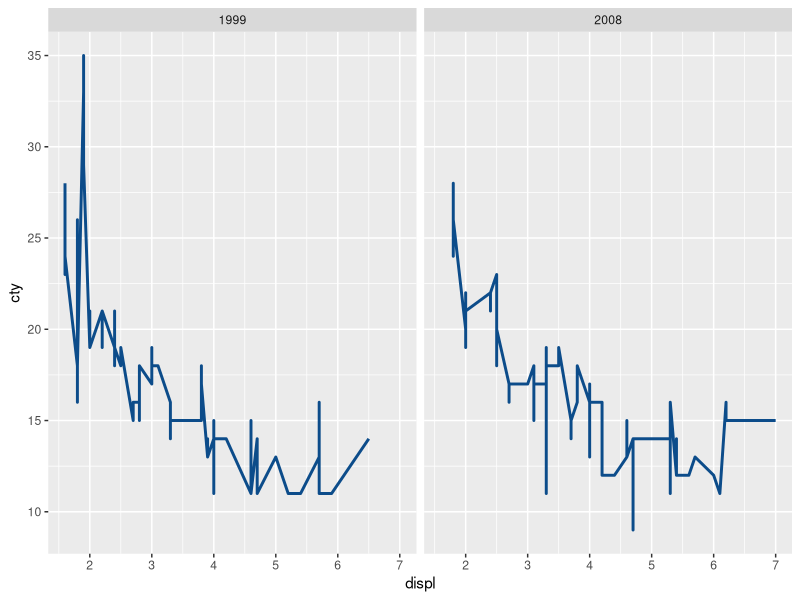
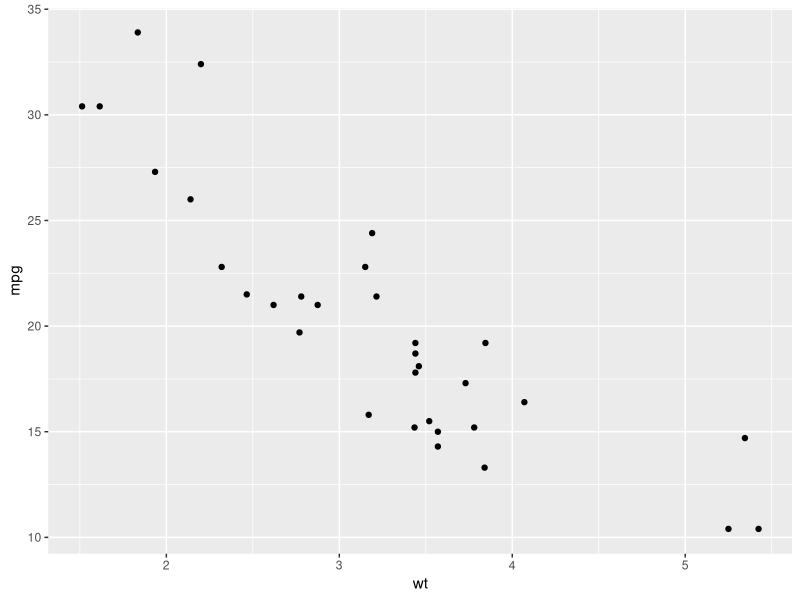
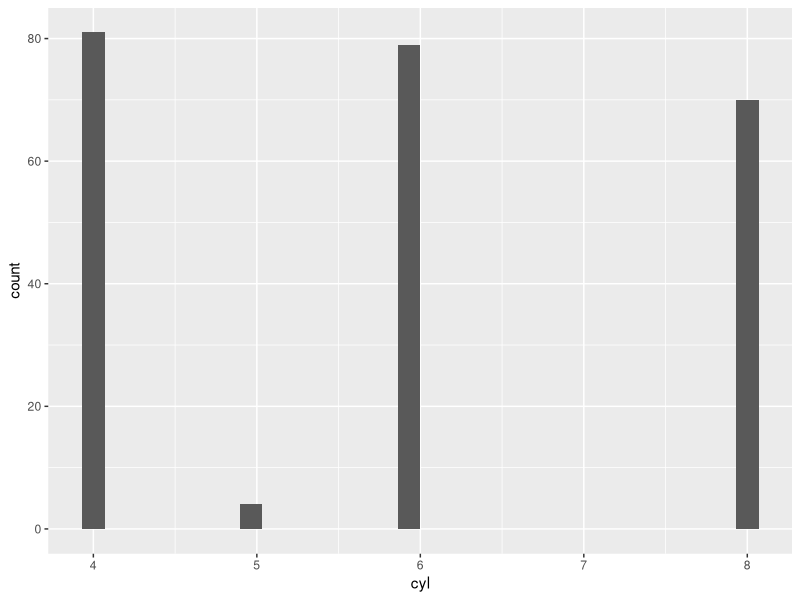
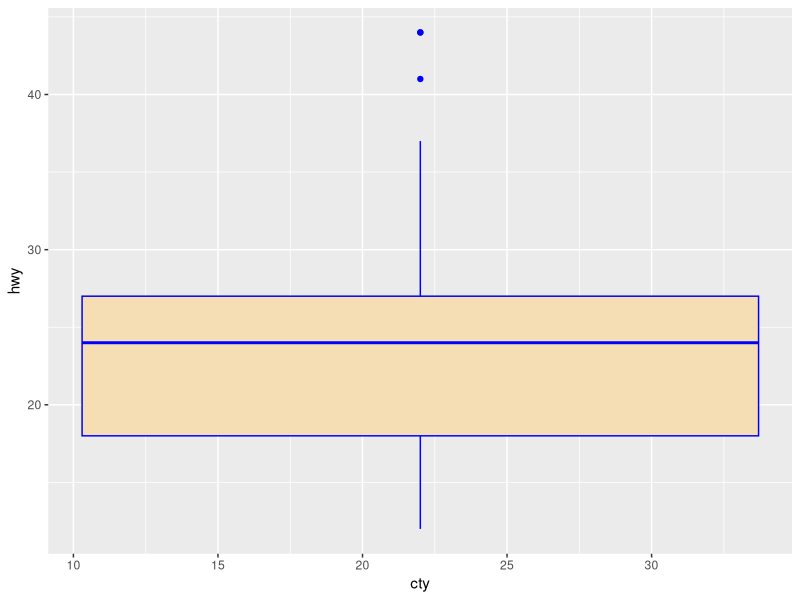
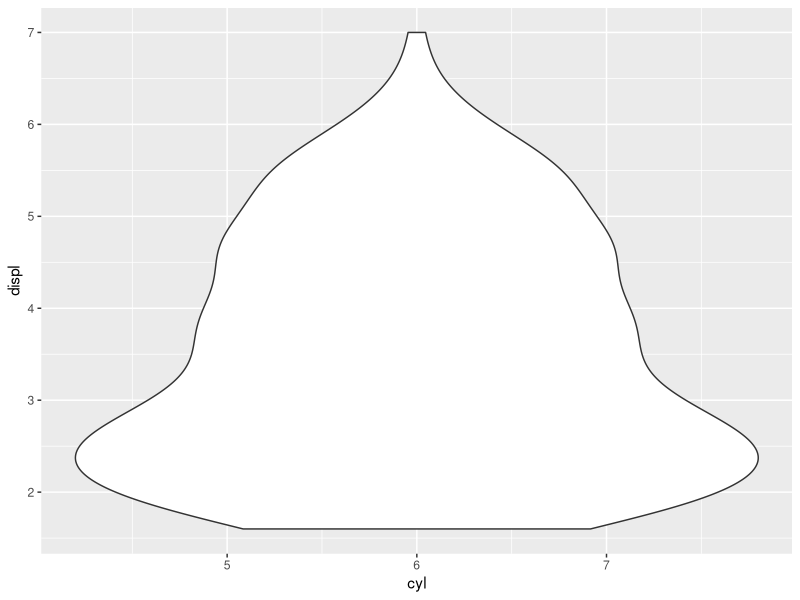

Recreate these plots in R, in order.
## ---- chunk 1
knitr::opts_chunk$set(echo = TRUE)
## ---- chunk 2
data() # Répertoriez tous les ensembles de données dans le package chargé.
data(package = .packages(all.available = TRUE)) # Lister tous les ensembles de données dans le package installé。
## ---- chunk 3
library(ggplot2)
head(mpg)
## ---- chunk 4
#install.packages("igraph")

ggplot(mpg) +
  aes(x = displ, y = cty) +
  geom_line(size = 1L, colour = "#0c4c8a") +
  theme_grey() +
  facet_wrap(vars(year))
## ---- chunk 5
ggplot(mtcars, aes(x=wt, y=mpg))+ geom_point()
#(definition du DataFrame, definition des axes : aes (x = , y = )+ geom_point()
## ---- chunk 6
ggplot(mpg) + geom_histogram(aes(x = cyl))
## ---- chunk 7
ggplot(mpg) + geom_boxplot(aes(x = cty , y = hwy),fill = "wheat", color = "blue")
## ---- chunk 8
ggplot(mpg) + geom_violin(aes(x = cyl, y = displ))
